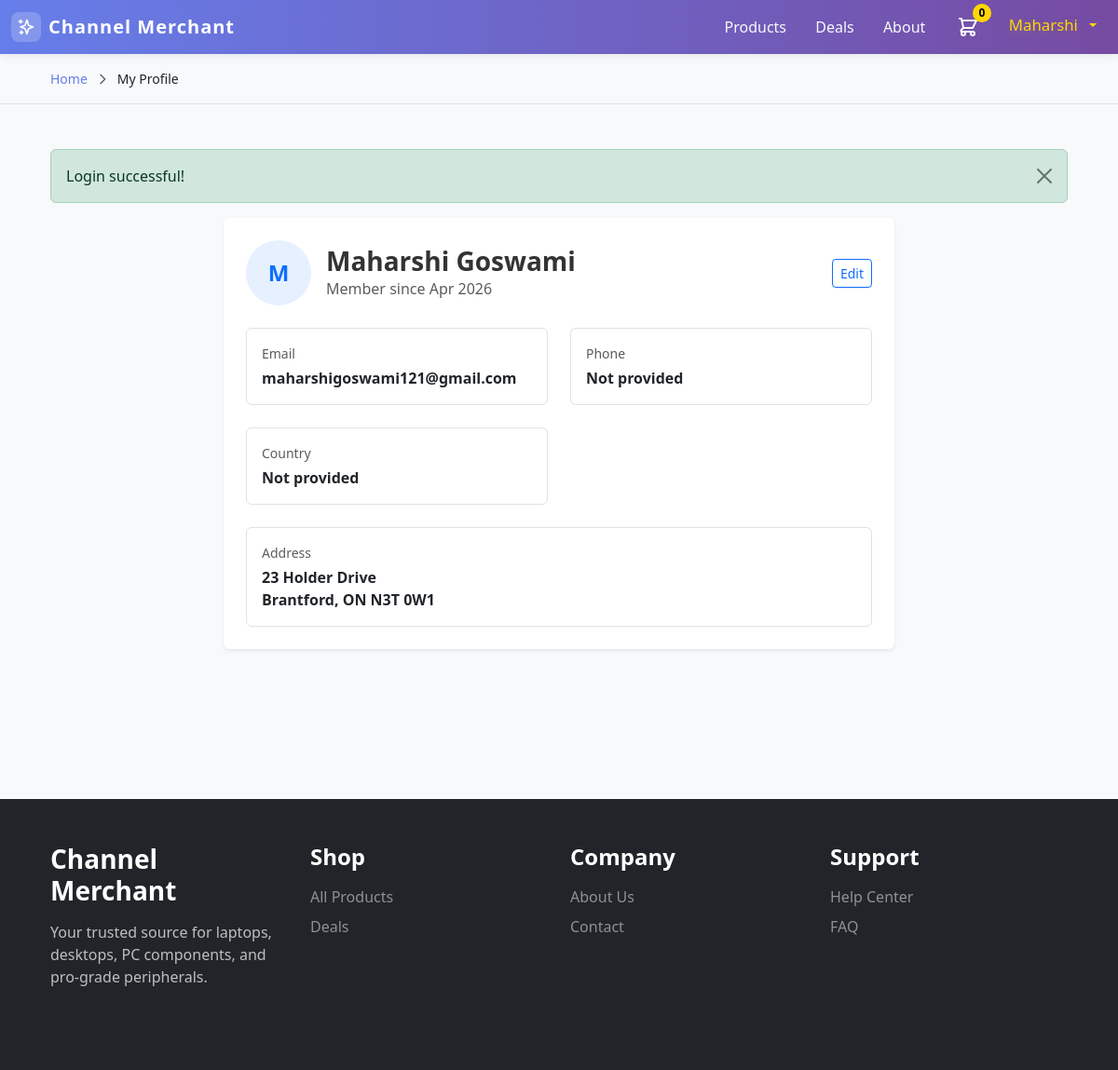
/user-profile.php (signed in), run on the app's committed database.
### tables this page shows
CREATE TABLE `users` (
  `id` int(11) NOT NULL,
  `first_name` varchar(100) NOT NULL,
  `last_name` varchar(100) NOT NULL,
  `email` varchar(100) NOT NULL,
  `role` enum('user','admin') NOT NULL DEFAULT 'user',
  `password` varchar(255) NOT NULL,
  `phone` varchar(15) DEFAULT NULL,
  `address` text DEFAULT NULL,
  `city` varchar(50) DEFAULT NULL,
  `state` varchar(50) DEFAULT NULL,
  `postal_code` varchar(20) DEFAULT NULL,
  `country` varchar(50) DEFAULT NULL,
  `created_at` timestamp NOT NULL DEFAULT current_timestamp(),
  `updated_at` timestamp NOT NULL DEFAULT current_timestamp()
);

### user-profile.php (the view, shortened to what this page needs)
<?php
include 'Database/db.php';
$userId = (int) $_SESSION['user']['id'];
$successMessage = $_SESSION['success_message'] ?? '';
$selectFields = "first_name, last_name, email, address, city, state, postal_code, phone, country";
$createdAtExists = false;
if ($columnResult = mysqli_query($conn, "SHOW COLUMNS FROM users LIKE 'created_at'")) {
    $createdAtExists = mysqli_num_rows($columnResult) > 0;
}
if ($createdAtExists) {
    $selectFields .= ", created_at";
}
$query = "SELECT $selectFields FROM users WHERE id = $userId LIMIT 1";
$result = mysqli_query($conn, $query);
$userProfile = mysqli_fetch_assoc($result);
include 'includes/header.php';
?>
<div class="min-vh-100" style="background-color: #f8f9fa;">
    <div class="bg-light border-bottom">
        <div class="container px-4 py-3">
            <div class="d-flex align-items-center gap-2" style="font-size: 0.875rem;">
                <a href="index.php" class="text-decoration-none" style="color: #667eea;">Home</a>
                <svg width="16" height="16" fill="none" stroke="currentColor" viewBox="0 0 24 24" class="text-muted">
                    <path stroke-linecap="round" stroke-linejoin="round" stroke-width="2" d="M9 5l7 7-7 7" />
                </svg>
                <span class="text-dark fw-medium">My Profile</span>
            </div>
        </div>
    </div>
    <div class="container px-4 py-5">
        <?php if (!empty($successMessage)): ?>
            <div class="alert alert-success alert-dismissible fade show">
                <?php echo htmlspecialchars($successMessage); ?>
                <button type="button" class="btn-close" data-bs-dismiss="alert"></button>
            </div>
        <?php endif; ?>
        <div class="row justify-content-center">
            <div class="col-lg-8">
                <div class="card border-0 shadow-sm mb-4">
                    <div class="card-body p-4">
                        <div class="d-flex align-items-center gap-3 mb-4 justify-content-between flex-wrap">
                            <div class="d-flex align-items-center gap-3">
                            <div class="bg-primary bg-opacity-10 rounded-circle d-flex align-items-center justify-content-center"
                                style="width: 70px; height: 70px;">
                                <span class="text-primary fw-bold" style="font-size: 1.5rem;">
                                    <?php echo strtoupper(substr($userProfile['first_name'], 0, 1)); ?>
                                </span>
                            </div>
                            <div>
                                <h3 class="fw-bold mb-0" style="color: #333;">
                                    <?php echo htmlspecialchars($userProfile['first_name'] . ' ' . $userProfile['last_name']); ?>
                                </h3>
                                <?php if ($createdAtExists && !empty($userProfile['created_at'])): ?>
                                    <p class="text-muted mb-0">
                                        Member since <?php echo date('M Y', strtotime($userProfile['created_at'])); ?>
                                    </p>
                                <?php endif; ?>
                            </div>
                            </div>
                            <button type="button" class="btn btn-outline-primary btn-sm" id="show-edit-form-btn">Edit</button>
                        </div>
                        <div class="row g-4">
                            <div class="col-md-6">
                                <div class="border rounded p-3 h-100">
                                    <p class="text-muted small mb-1">Email</p>
                                    <p class="fw-semibold mb-0"><?php echo htmlspecialchars($userProfile['email']); ?>
                                    </p>
                                </div>
                            </div>
                            <div class="col-md-6">
                                <div class="border rounded p-3 h-100">
                                    <p class="text-muted small mb-1">Phone</p>
                                    <p class="fw-semibold mb-0">
                                        <?php echo !empty($userProfile['phone']) ? htmlspecialchars($userProfile['phone']) : 'Not provided'; ?>
                                    </p>
                                </div>
                            </div>
                            <div class="col-md-6">
                                <div class="border rounded p-3 h-100">
                                    <p class="text-muted small mb-1">Country</p>
                                    <p class="fw-semibold mb-0">
                                        <?php echo !empty($userProfile['country']) ? htmlspecialchars($userProfile['country']) : 'Not provided'; ?>
                                    </p>
                                </div>
                            </div>
                            <div class="col-md-12">
                                <div class="border rounded p-3 h-100">
                                    <p class="text-muted small mb-1">Address</p>
                                    <p class="fw-semibold mb-0">
                                        <?php echo htmlspecialchars($userProfile['address']); ?><br>
                                        <?php echo htmlspecialchars($userProfile['city'] . ', ' . $userProfile['state']); ?>
                                        <?php echo htmlspecialchars($userProfile['postal_code']); ?><br>
                                    </p>
                                </div>
                            </div>
                        </div>
                    </div>
                </div>
            </div>
        </div>
    </div>
</div>
<?php include 'includes/footer.php'; ?>

### css/style.css (style rules this page uses)
:root { --brand-primary: #667eea; --brand-secondary: #764ba2; --muted-text: #6b7280; --card-shadow: 0 10px 35px rgba(51, 65, 85, 0.08); }
body { background-color: #fff; color: #1f2937; }

### data on the page
users: first_name "M", first_name+last_name "Maharshi Goswami", created_at "Apr 2026", email "maharshigoswami121@gmail.com", address "23 Holder Drive", city+state "Brantford, ON", postal_code "N3T 0W1"

### other printed values
$_SESSION['user']['first_name'] "Maharshi"
$successMessage "Login successful!"
